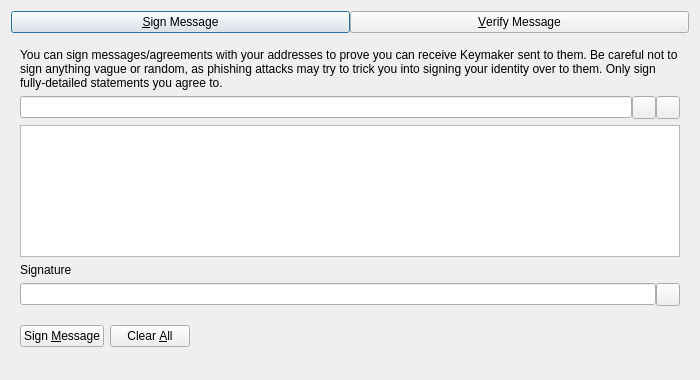
<?xml version="1.0" encoding="UTF-8"?>
<ui version="4.0">
 <class>SignVerifyMessageDialog</class>
 <widget class="QDialog" name="SignVerifyMessageDialog">
  <property name="geometry">
   <rect>
    <x>0</x>
    <y>0</y>
    <width>700</width>
    <height>380</height>
   </rect>
  </property>
  <property name="windowTitle">
   <string>Signatures - Sign / Verify a Message</string>
  </property>
  <property name="modal">
   <bool>true</bool>
  </property>
  <layout class="QVBoxLayout" name="verticalLayout">
   <item>
    <layout class="QHBoxLayout" name="horizontalLayout_Buttons_2">
     <property name="spacing">
      <number>0</number>
     </property>
     <property name="topMargin">
      <number>0</number>
     </property>
     <item>
      <widget class="QPushButton" name="btnSignMessage">
       <property name="text">
        <string>&amp;Sign Message</string>
       </property>
       <property name="checkable">
        <bool>true</bool>
       </property>
      </widget>
     </item>
     <item>
      <widget class="QPushButton" name="btnVerifyMessage">
       <property name="text">
        <string>&amp;Verify Message</string>
       </property>
       <property name="checkable">
        <bool>true</bool>
       </property>
      </widget>
     </item>
    </layout>
   </item>
   <item>
    <widget class="QStackedWidget" name="stackedWidgetSig">
     <property name="minimumSize">
      <size>
       <width>0</width>
       <height>0</height>
      </size>
     </property>
     <property name="currentIndex">
      <number>0</number>
     </property>
     <widget class="QWidget" name="pageSignMessage">
      <layout class="QVBoxLayout" name="verticalLayout_SM">
       <item>
        <widget class="QLabel" name="infoLabel_SM">
         <property name="text">
          <string>You can sign messages/agreements with your addresses to prove you can receive Keymaker sent to them. Be careful not to sign anything vague or random, as phishing attacks may try to trick you into signing your identity over to them. Only sign fully-detailed statements you agree to.</string>
         </property>
         <property name="textFormat">
          <enum>Qt::PlainText</enum>
         </property>
         <property name="wordWrap">
          <bool>true</bool>
         </property>
        </widget>
       </item>
       <item>
        <layout class="QHBoxLayout" name="horizontalLayout_1_SM">
         <property name="spacing">
          <number>0</number>
         </property>
         <item>
          <widget class="QValidatedLineEdit" name="addressIn_SM">
           <property name="toolTip">
            <string>The Keymaker address to sign the message with</string>
           </property>
          </widget>
         </item>
         <item>
          <widget class="QToolButton" name="addressBookButton_SM">
           <property name="toolTip">
            <string>Choose previously used address</string>
           </property>
           <property name="text">
            <string/>
           </property>
           <property name="shortcut">
            <string>Alt+A</string>
           </property>
          </widget>
         </item>
         <item>
          <widget class="QToolButton" name="pasteButton_SM">
           <property name="toolTip">
            <string>Paste address from clipboard</string>
           </property>
           <property name="text">
            <string/>
           </property>
           <property name="shortcut">
            <string>Alt+P</string>
           </property>
          </widget>
         </item>
        </layout>
       </item>
       <item>
        <widget class="QPlainTextEdit" name="messageIn_SM">
         <property name="toolTip">
          <string>Enter the message you want to sign here</string>
         </property>
        </widget>
       </item>
       <item>
        <widget class="QLabel" name="signatureLabel_SM">
         <property name="text">
          <string>Signature</string>
         </property>
         <property name="textFormat">
          <enum>Qt::PlainText</enum>
         </property>
        </widget>
       </item>
       <item>
        <layout class="QHBoxLayout" name="horizontalLayout_2_SM">
         <property name="spacing">
          <number>0</number>
         </property>
         <item>
          <widget class="QLineEdit" name="signatureOut_SM">
           <property name="readOnly">
            <bool>true</bool>
           </property>
          </widget>
         </item>
         <item>
          <widget class="QToolButton" name="copySignatureButton_SM">
           <property name="toolTip">
            <string>Copy the current signature to the system clipboard</string>
           </property>
           <property name="text">
            <string/>
           </property>
          </widget>
         </item>
        </layout>
       </item>
       <item>
        <layout class="QHBoxLayout" name="horizontalLayout_3_SM">
         <item>
          <widget class="QPushButton" name="signMessageButton_SM">
           <property name="toolTip">
            <string>Sign the message to prove you own this Keymaker address</string>
           </property>
           <property name="text">
            <string>Sign &amp;Message</string>
           </property>
           <property name="autoDefault">
            <bool>false</bool>
           </property>
          </widget>
         </item>
         <item>
          <widget class="QPushButton" name="clearButton_SM">
           <property name="toolTip">
            <string>Reset all sign message fields</string>
           </property>
           <property name="text">
            <string>Clear &amp;All</string>
           </property>
           <property name="autoDefault">
            <bool>false</bool>
           </property>
          </widget>
         </item>
         <item>
          <spacer name="horizontalSpacer_1_SM">
           <property name="orientation">
            <enum>Qt::Horizontal</enum>
           </property>
           <property name="sizeHint" stdset="0">
            <size>
             <width>40</width>
             <height>48</height>
            </size>
           </property>
          </spacer>
         </item>
         <item>
          <widget class="QLabel" name="statusLabel_SM">
           <property name="text">
            <string/>
           </property>
           <property name="wordWrap">
            <bool>true</bool>
           </property>
          </widget>
         </item>
         <item>
          <spacer name="horizontalSpacer_2_SM">
           <property name="orientation">
            <enum>Qt::Horizontal</enum>
           </property>
           <property name="sizeHint" stdset="0">
            <size>
             <width>40</width>
             <height>48</height>
            </size>
           </property>
          </spacer>
         </item>
        </layout>
       </item>
      </layout>
     </widget>
     <widget class="QWidget" name="pageVerifyMessage">
      <layout class="QVBoxLayout" name="verticalLayout_VM">
       <item>
        <widget class="QLabel" name="infoLabel_VM">
         <property name="text">
          <string>Enter the receiver's address, message (ensure you copy line breaks, spaces, tabs, etc. exactly) and signature below to verify the message. Be careful not to read more into the signature than what is in the signed message itself, to avoid being tricked by a man-in-the-middle attack. Note that this only proves the signing party receives with the address, it cannot prove sendership of any transaction!</string>
         </property>
         <property name="textFormat">
          <enum>Qt::PlainText</enum>
         </property>
         <property name="alignment">
          <set>Qt::AlignLeading|Qt::AlignLeft|Qt::AlignTop</set>
         </property>
         <property name="wordWrap">
          <bool>true</bool>
         </property>
        </widget>
       </item>
       <item>
        <layout class="QHBoxLayout" name="horizontalLayout_1_VM">
         <property name="spacing">
          <number>0</number>
         </property>
         <item>
          <widget class="QValidatedLineEdit" name="addressIn_VM">
           <property name="toolTip">
            <string>The Keymaker address the message was signed with</string>
           </property>
          </widget>
         </item>
         <item>
          <widget class="QToolButton" name="addressBookButton_VM">
           <property name="toolTip">
            <string>Choose previously used address</string>
           </property>
           <property name="text">
            <string/>
           </property>
           <property name="shortcut">
            <string>Alt+A</string>
           </property>
          </widget>
         </item>
        </layout>
       </item>
       <item>
        <widget class="QPlainTextEdit" name="messageIn_VM"/>
       </item>
       <item>
        <widget class="QValidatedLineEdit" name="signatureIn_VM"/>
       </item>
       <item>
        <layout class="QHBoxLayout" name="horizontalLayout_2_VM">
         <item>
          <widget class="QPushButton" name="verifyMessageButton_VM">
           <property name="toolTip">
            <string>Verify the message to ensure it was signed with the specified Keymaker address</string>
           </property>
           <property name="text">
            <string>Verify &amp;Message</string>
           </property>
           <property name="autoDefault">
            <bool>false</bool>
           </property>
          </widget>
         </item>
         <item>
          <widget class="QPushButton" name="clearButton_VM">
           <property name="toolTip">
            <string>Reset all verify message fields</string>
           </property>
           <property name="text">
            <string>Clear &amp;All</string>
           </property>
           <property name="autoDefault">
            <bool>false</bool>
           </property>
          </widget>
         </item>
         <item>
          <spacer name="horizontalSpacer_1_VM">
           <property name="orientation">
            <enum>Qt::Horizontal</enum>
           </property>
           <property name="sizeHint" stdset="0">
            <size>
             <width>40</width>
             <height>48</height>
            </size>
           </property>
          </spacer>
         </item>
         <item>
          <widget class="QLabel" name="statusLabel_VM">
           <property name="text">
            <string/>
           </property>
           <property name="wordWrap">
            <bool>true</bool>
           </property>
          </widget>
         </item>
         <item>
          <spacer name="horizontalSpacer_2_VM">
           <property name="orientation">
            <enum>Qt::Horizontal</enum>
           </property>
           <property name="sizeHint" stdset="0">
            <size>
             <width>40</width>
             <height>48</height>
            </size>
           </property>
          </spacer>
         </item>
        </layout>
       </item>
      </layout>
     </widget>
    </widget>
   </item>
  </layout>
 </widget>
 <customwidgets>
  <customwidget>
   <class>QValidatedLineEdit</class>
   <extends>QLineEdit</extends>
   <header>qt/qvalidatedlineedit.h</header>
  </customwidget>
 </customwidgets>
 <resources>
  <include location="../keymaker.qrc"/>
 </resources>
 <connections/>
</ui>
